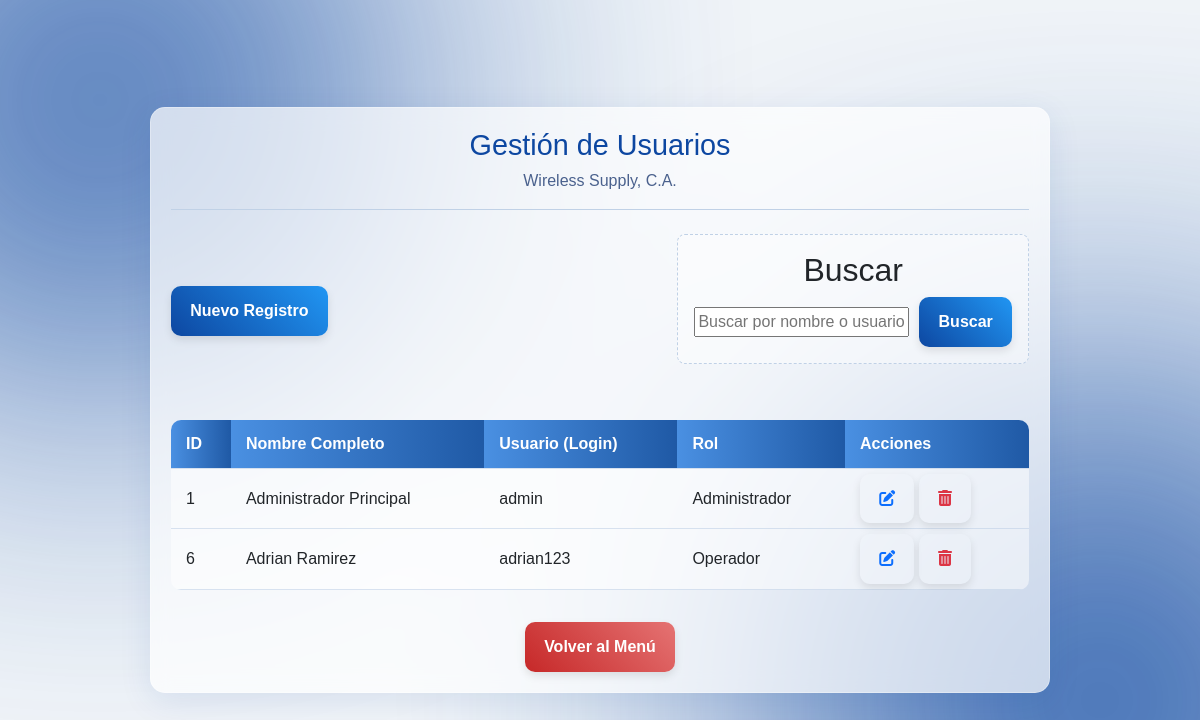
Page /paginas/gestion_usuarios.php on the committed database.
### tables this page shows
CREATE TABLE `usuarios` (
  `id_usuario` int(11) NOT NULL,
  `usuario` varchar(100) NOT NULL,
  `clave` varchar(255) NOT NULL,
  `nombre_completo` varchar(150) DEFAULT NULL,
  `rol` enum('Administrador','Operador') NOT NULL DEFAULT 'Operador'
);

### paginas/gestion_usuarios.php (the view, shortened to what this page needs)
<?php
require_once 'conexion.php';
$search_term = isset($_GET['search']) ? $conn->real_escape_string($_GET['search']) : '';
$sql = "SELECT id_usuario, usuario, nombre_completo, rol FROM usuarios";
$sql .= " ORDER BY id_usuario ASC";
$result = null;
if (!empty($search_term)) {
    $search_param = "%" . $search_term . "%";
    $stmt = $conn->prepare($sql);
    $stmt->bind_param("sss", $search_param, $search_param, $search_param);
    $stmt->execute();
    $result = $stmt->get_result();
} else {
    $result = $conn->query($sql);
}
$data = [];
if ($result && $result->num_rows > 0) {
    while ($row = $result->fetch_assoc()) {
        $data[] = $row;
    }
}
?>
<!DOCTYPE html>
<html lang="es">
<head>
    <link href="../css/bootstrap.min.css" rel="stylesheet">
    <link href="../css/all.min.css" rel="stylesheet">
    <link rel="stylesheet" href="../css/style3.css">
    <link rel="stylesheet" href="../css/style4.css">
</head>
<body>
    <div class="register-container">
        <header class="register-header">
            <h1>Gestión de Usuarios</h1>
            <p>Wireless Supply, C.A.</p>
        </header>
        <div class="header-actions">
            <div>
                <button type="button" class="btn btn-primary"
                    data-bs-toggle="modal"
                    data-bs-target="#modalModificacionUsuario"
                    data-id="" data-nombre="" data-usuario="" data-rol="">
                    Nuevo Registro
                </button>
            </div>
            <div class="step-section search-section">
                <h2 style="margin-top: 0; text-align: center;">Buscar</h2>
                <form action="gestion_usuarios.php" method="GET" class="search-form" style="display: inline-flex; width: 100%;">
                    <input type="text" name="search" placeholder="Buscar por nombre o usuario..." value="<?php echo htmlspecialchars($search_term); ?>">
                    <button type="submit" class="btn btn-primary">Buscar</button>
                </form>
            </div>
        </div>
        <div class="table-container">
            <table>
                <thead>
                    <tr>
                        <th>ID</th>
                        <th>Nombre Completo</th>
                        <th>Usuario (Login)</th>
                        <th>Rol</th>
                        <th>Acciones</th>
                    </tr>
                </thead>
                <tbody>
                    <?php if (!empty($data)): ?>
                        <?php foreach ($data as $row): ?>
                            <tr>
                                <td><?php echo htmlspecialchars($row['id_usuario']); ?></td>
                                <td><?php echo htmlspecialchars($row['nombre_completo']); ?></td>
                                <td><?php echo htmlspecialchars($row['usuario']); ?></td>
                                <td><?php echo htmlspecialchars($row['rol']); ?></td>
                                <td class="action-links">
                                   <a href="#"
                                       data-bs-toggle="modal"
                                       data-bs-target="#modalModificacionUsuario"
                                       data-id="<?php echo htmlspecialchars($row['id_usuario']); ?>"
                                       data-nombre="<?php echo htmlspecialchars($row['nombre_completo']); ?>"
                                       data-usuario="<?php echo htmlspecialchars($row['usuario']); ?>"
                                       data-rol="<?php echo htmlspecialchars($row['rol']); ?>"
                                       class="btn btn-sm" title="Modificar Usuario">
                                       <i class="fa-solid fa-pen-to-square text-primary"></i>
                                   </a>
                                   <a href="#"
                                       data-bs-href="gestion_usuarios.php?action=delete_user&id=<?php echo urlencode($row['id_usuario']); ?>"
                                       data-bs-toggle="modal"
                                       data-bs-target="#eliminaModal"
                                       class="btn btn-sm"
                                       title="Eliminar Usuario">
                                       <i class="fa-solid fa-trash-can text-danger"></i>
                                   </a>
                                </td>
                            </tr>
                        <?php endforeach; ?>
                    <?php else: ?>
                        <tr><td colspan="5">No se encontraron usuarios.</td></tr>
                    <?php endif; ?>
                </tbody>
            </table>
        </div>
        <div style="margin-top: 2em; text-align: center;">
            <a href="menu.php" class="btn btn-secondary">Volver al Menú</a>
        </div>
    </div>
</body>
</html>

### css/style3.css (style rules this page uses)
body { background-color: #f0f4f8; font-family: Arial, sans-serif; display: flex; justify-content: center; align-items: center; min-height: 100vh; margin: 0; overflow-x: hidden; position: relative; z-index: 1; }
body::before, body::after { content: ''; position: fixed; border-radius: 50%; z-index: -1; filter: blur(150px); opacity: 0.8; animation: blob-move 20s infinite alternate cubic-bezier(0.68, -0.55, 0.265, 1.55); }
body::before { background: #0d47a1; width: 600px; height: 600px; top: -200px; left: -200px; }
body::after { background: #0d47a1; width: 700px; height: 700px; bottom: -250px; right: -250px; animation-delay: -10s; }
.register-container { background: rgba(255, 255, 255, 0.7); backdrop-filter: blur(10px); -webkit-backdrop-filter: blur(10px); border-radius: 15px; border: 1px solid rgba(255, 255, 255, 0.3); box-shadow: 0 8px 32px 0 rgba(13, 71, 161, 0.1); padding: 2em; width: 90%; max-width: 700px; text-align: center; margin: 20px auto; z-index: 2; }
.register-header h1 { color: #0d47a1; font-size: 1.8em; margin: 0 0 0.2em 0; }
.register-header p { color: #4a618d; font-size: 1em; border-bottom: 1px solid #c0d1e6; padding-bottom: 1em; margin-bottom: 1.5em; }
.step-section { padding: 1em; border: 1px dashed #c0d1e6; border-radius: 8px; background-color: rgba(255, 255, 255, 0.4); margin-bottom: 1.5em; }
.btn { display: inline-block; padding: 0.8em 1.5em; border-radius: 10px; cursor: pointer; font-size: 1em; font-weight: bold; text-decoration: none; transition: all 0.3s cubic-bezier(0.175, 0.885, 0.32, 1.275); box-shadow: 0 4px 8px rgba(0, 0, 0, 0.1); border: none; }
.btn-primary { background: linear-gradient(45deg, #0d47a1, #2196f3); color: white; width: 100%; }
.btn-secondary { background: linear-gradient(45deg, #c62828, #e57373); color: white; border: none; }

### css/style4.css (style rules this page uses)
body { background-color: #f0f4f8; font-family: Arial, sans-serif; margin: 0; overflow-x: hidden; position: relative; z-index: 1; }
body::before, body::after { content: ''; position: fixed; border-radius: 50%; z-index: -1; filter: blur(150px); opacity: 0.8; animation: blob-move 20s infinite alternate cubic-bezier(0.68, -0.55, 0.265, 1.55); }
body::before { background: #0d47a1; width: 600px; height: 600px; top: -200px; left: -200px; }
body::after { background: #0d47a1; width: 700px; height: 700px; bottom: -250px; right: -250px; animation-delay: -10s; }
.register-container { max-width: 95%; padding: 1.5em; margin: 20px auto; background: rgba(255, 255, 255, 0.7); backdrop-filter: blur(10px); -webkit-backdrop-filter: blur(10px); border-radius: 15px; border: 1px solid rgba(255, 255, 255, 0.3); box-shadow: 0 8px 32px 0 rgba(13, 71, 161, 0.1); z-index: 2; position: relative; }
.table-container { margin-top: 2em; background: rgba(255, 255, 255, 0.5); border-radius: 10px; overflow: hidden; }
table { width: 100%; border-collapse: collapse; box-shadow: none; }
th, td { padding: 12px 15px; text-align: left; border-bottom: 1px solid rgba(192, 209, 230, 0.6); }
th { background: linear-gradient(90deg, #4A90E2, #1F59A5); color: white; }
.btn { display: inline-block; padding: 0.8em 1.2em; border-radius: 10px; font-size: 1em; font-weight: bold; text-decoration: none; transition: all 0.3s cubic-bezier(0.175, 0.885, 0.32, 1.275); box-shadow: 0 4px 8px rgba(0, 0, 0, 0.1); border: none; }
.btn-primary { background: linear-gradient(45deg, #0d47a1, #2196f3); color: white; }
.header-actions { display: flex; justify-content: space-between; align-items: center; margin-bottom: 2em; gap: 1em; }
.search-form { display: flex; gap: 10px; align-items: center; }
.action-links { padding-top: 5px !important; padding-bottom: 5px !important; }

### paginas/gestion_usuarios.php (style rules this page uses)
.table-container { width: 100%; overflow-x: auto; }
.register-container { max-width: 900px; margin: auto; padding: 20px; }

### rows in the picture
usuarios: id_usuario "1", nombre_completo "Administrador Principal", usuario "admin", rol "Administrador"
usuarios: id_usuario "6", nombre_completo "Adrian Ramirez", usuario "adrian123", rol "Operador"
